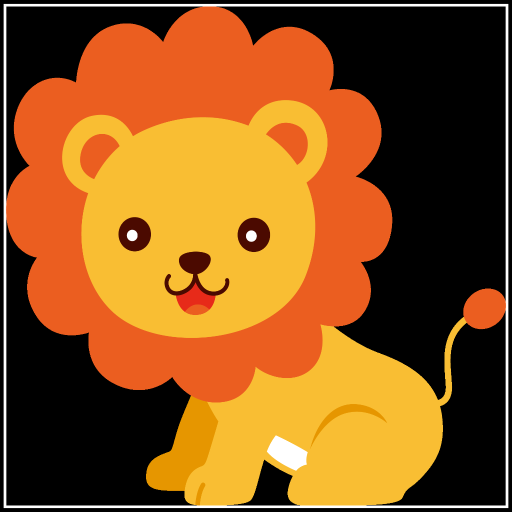
#> input picture 31.histogram/Inputs/lion.png, 1024 x 1024 px, found by its file name (shown at 1/2 size)
$ python 3.edge_detection.py
#> lines starting #> are read from the running program, lines starting #| are printed output that depends on the picture; pictures that were not available may be replaced by others from this repository, and a replacement may not be noted
import cv2
import numpy as np


lion = cv2.imread("Inputs\lion.png", cv2.IMREAD_GRAYSCALE)
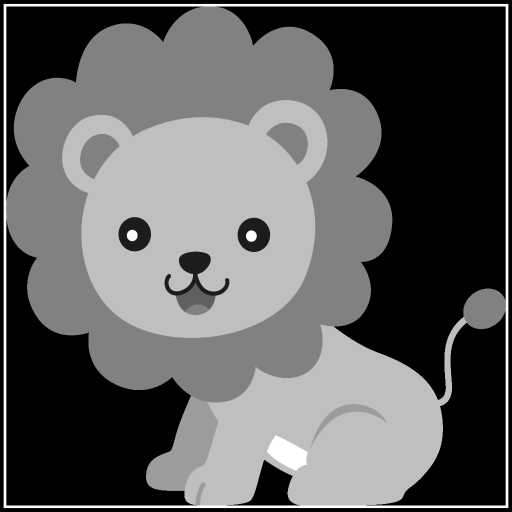
#> lion: shape (1024, 1024) (shown at 1/2 size); min 0, max 255, mean 95.6
spider = cv2.imread("Inputs\spider.png", cv2.IMREAD_GRAYSCALE)
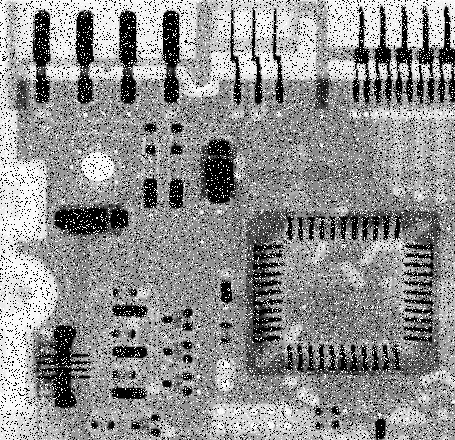
#> input picture 31.histogram/Inputs/board.png, 455 x 440 px, given in place of spider.png, which was not available
#> spider is the input picture: shape (440, 455); min 0, max 255, mean 144.1


l_rows, l_cols = lion.shape
#> l_rows = 1024; l_cols = 1024
s_rows, s_cols = spider.shape
#> s_rows = 440; s_cols = 455

l_result = np.zeros((l_rows, l_cols), dtype=np.uint8)
s_result = np.zeros((s_rows, s_cols), dtype=np.uint8)


kernel = np.array([[-1, -1, -1],
                     [-1,  8, -1],
                     [-1, -1, -1]])

for i in range(1, l_rows-1):
    for j in range(1, l_cols-1):
        small = lion[i-1:i+2 , j-1:j+2]
        avg = np.sum(kernel * small)
        l_result[i, j] = avg
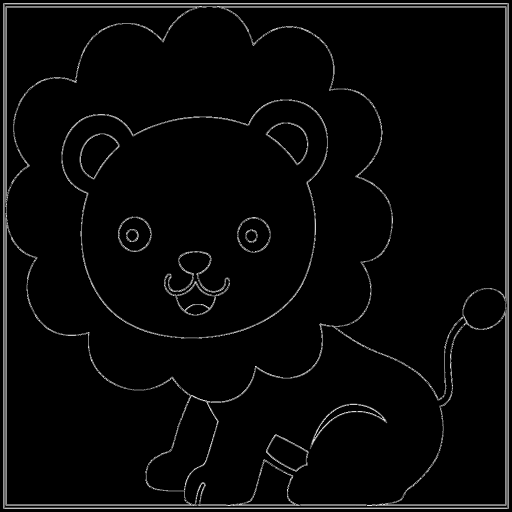
#> l_result: shape (1024, 1024) (shown at 1/2 size); min 0, max 255, mean 7.6

for i in range(1, s_rows-1):
    for j in range(1, s_cols-1):
        small = spider[i-1:i+2 , j-1:j+2]
        avg = np.abs(np.sum(kernel * small))
        s_result[i, j] = avg
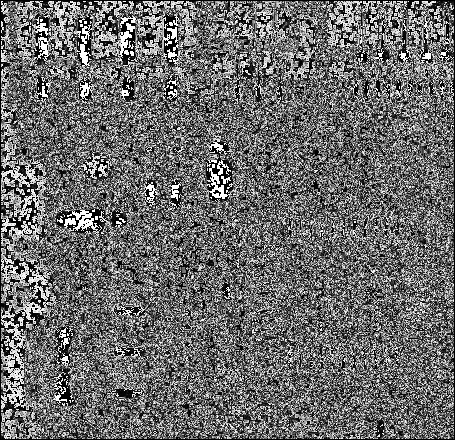
#> s_result: shape (440, 455); min 0, max 255, mean 107.1


cv2.imwrite("Output/lion_edge.jpg", l_result)
cv2.imwrite("Output/spider_edge.jpg", s_result)
